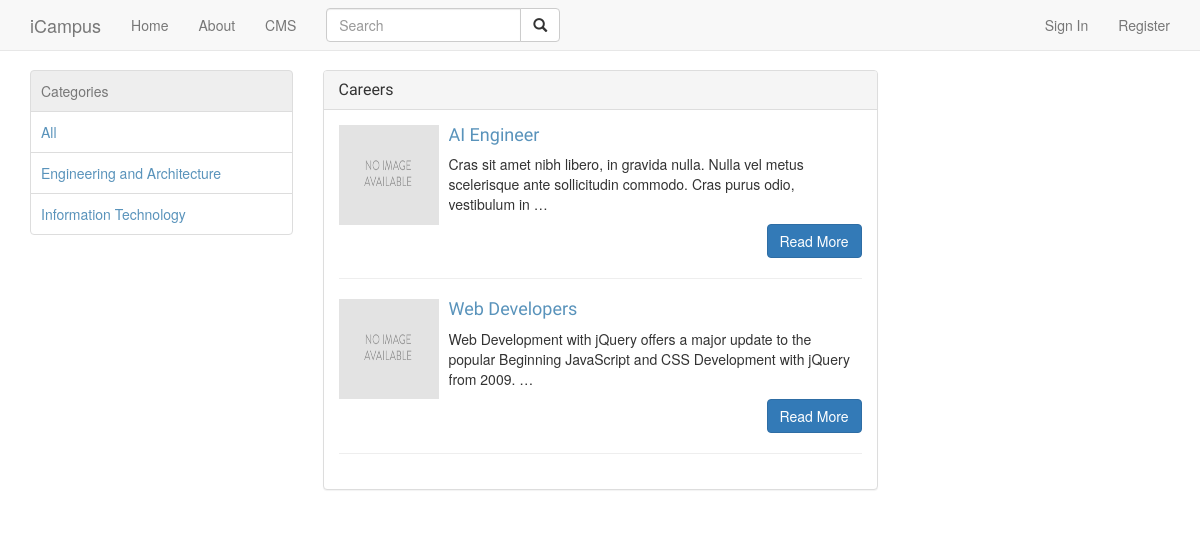
The page / on the database its author committed.
### careers/models.py (models this page shows, shortened)
class Category(models.Model):
    name = models.CharField(max_length=200, db_index=True)
    slug = models.SlugField(max_length=200, db_index=True, unique=True)
    class Meta:
        ordering = ('name', )
        verbose_name = 'category'
        verbose_name_plural = 'categories'
    def get_absolute_url(self):
        return reverse('careers:all_careers_by_category', args=[self.slug])

class Career(models.Model):
    category = models.ForeignKey(Category, related_name='careers')
    image = models.ImageField(upload_to='products/%Y/%m/%d', blank=True)
    name = models.CharField(max_length=200,db_index=True)
    slug = models.SlugField(max_length=200, db_index=True, unique=True)
    summary = models.TextField(blank=True)
    duties =  models.TextField(blank=True)
    learning_path =  models.TextField(blank=True)
    work_environment = models.TextField(blank=True)
    class Meta:
        ordering = ('name',)
        index_together = (('id', 'slug'), )
    def get_absolute_url(self):
        return reverse('careers:career_detail', args=[self.id, self.slug])

### careers/views.py (the view)
# urls.py: url(r'^$', views.all_careers, name='all_careers'),
def all_careers(request, category_slug=None):
	category = None
	categories = Category.objects.all()
	careers = Career.objects.all()
	if category_slug:
		category = get_object_or_404(Category, slug=category_slug)
		careers = careers.filter(category=category)
	return render(request,
	              'careers/list.html',
	              {'category': category,
	                'categories': categories,
	                'careers': careers })

### careers/templates/careers/list.html
{% extends 'base.html' %}
{% load static %}
{% block page_content %}
	<div class="row">
		<div class="col-xs-12 col-sm-3">
			<ul class="list-group" id="category-list">
				<li class="list-group-item disabled">Categories</li>
				<li class="list-group-item selected">
					<a href="{% url "careers:all_careers" %}">All</a>
				</li>
				{% for c in categories %}
					<li class="list-group-item">
						<a href="{{ c.get_absolute_url }}">{{ c.name}}</a>
					</li>
				{% endfor %}
			</ul>
		</div>
		<div class="col-xs-12 col-sm-6">
			<div class="panel panel-default">
			    <div class="panel-heading">
			        <h3 class="panel-title">
			        	{% if category %}{{ category.name }}{% else %}Careers{% endif %}</h1>
			        </h3>
			    </div>
			    <div class="panel-body">
			    	<ul class="media-list">
						{% for career in careers %}
						<li class="media">
							<div class="media-left">
							    <a href="{{ career.get_absolute_url }}">
									<img class="img-resposive cat-images" src="{% if career.image %}{{ career.image.url }}{% else %}{% static 'images/no_image.png'%}{% endif %}">
								</a>
							</div>
							<div class="media-body">
						        <h4 class="media-heading"><a href="{{ career.get_absolute_url }}">{{ career.name }}</a></h4>
						        <p>{{ career.summary|truncatewords:20|linebreaks }}<a class="btn btn-primary pull-right" href="{{ career.get_absolute_url }}">Read More</a></p>
						    </div>
						</li><hr>
				        {% endfor %}
			        </ul>
			    </div>
			</div>
		</div>
	</div>
{% endblock %}

### careers/templates/base.html (shortened to what this page needs)
{% load static %}
<!DOCTYPE html>
<html>
    <head>
        <link rel="stylesheet" href="{% static 'bootstrap-3.3.7/css/bootstrap.min.css' %}">
        <link rel="stylesheet" href="{% static 'font-awesome-4.7.0/css/font-awesome.min.css' %}">
        <link rel="stylesheet" href="{% static 'css/base.css' %}">
    </head>
    <body>
        <nav class="navbar navbar-default navbar-fixed-top">
            <div class="container">
                <div class="navbar-header">
                    <a class="navbar-brand" href="#">iCampus</a>
                </div>
                <div id="navbar" class="navbar-collapse collapse">
                    <ul class="nav navbar-nav">
                        <li><a href="/">Home</a></li>
                        <li><a href="">About</a></li>
                        <li><a href="">CMS</a></li>
                    </ul>
                    <form class="navbar-form navbar-left" role="search">
                        <div class="input-group">
                            <input type="text" class="form-control" placeholder="Search" name="q">
                            <div class="input-group-btn">
                                <button class="btn btn-default" type="submit"><i class="glyphicon glyphicon-search"></i></button>
                            </div>
                        </div>
                    </form>
                    <ul class="nav navbar-nav navbar-right">
                        {% if request.user.is_authenticated %}
                        <li><a href="">{{ request.user.username|capfirst }}</a></li>
                        <li><a href="{% url "logout" %}">Logout</a></li>
                        {% else %}
                        <li><a href="{% url "login" %}">Sign In</a></li>
                        <li><a href="{% url "register" %}">Register</a></li>
                        {% endif %}
                  </ul>
                </div>
            </div>
        </nav>
    {% block content %}
    <div class="container">
        {% block page_content %}{% endblock %}
    </div>
    {% endblock %}
    </body>
</html>

### careers/static/css/base.css (style rules this page uses)
h1, h2, h3, h4, h5 , h6 { font-family: 'Ubuntu', sans-serif; font-weight:normal; }
body { min-height: 2000px; padding-top: 70px; }
p { font-size: 14px; }
a { text-decoration:none; color:#5993bb; }
.cat-images { height: 100px; width: 100px; }
#category-list>li { padding-left: 10px; }

### rows shown on the page
Category: name "Engineering and Architecture"
Category: name "Information Technology"
Career: name "AI Engineer", summary "Cras sit amet nibh libero, in gravida nulla. Nulla vel metus scelerisque ante sollicitudin commodo. Cras purus odio, vestibulum in …"
Career: name "Web Developers", summary "Web Development with jQuery offers a major update to the popular Beginning JavaScript and CSS Development with jQuery from 2009. …"
